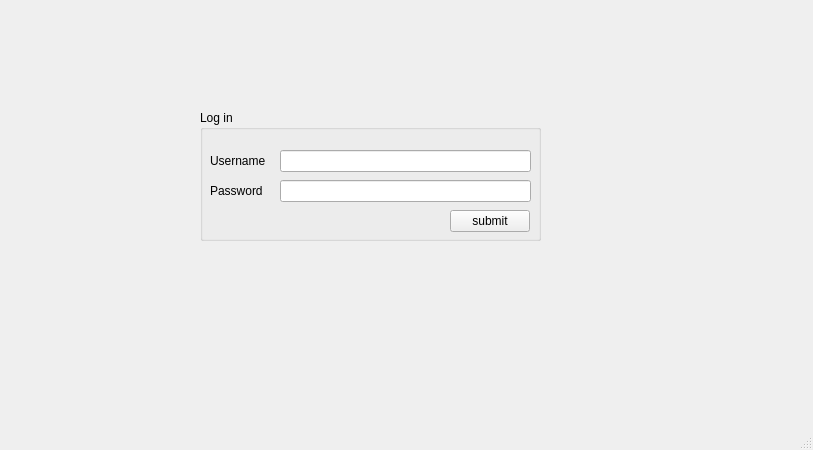
<?xml version="1.0" encoding="UTF-8"?>
<ui version="4.0">
 <class>MainWindow</class>
 <widget class="QMainWindow" name="MainWindow">
  <property name="geometry">
   <rect>
    <x>0</x>
    <y>0</y>
    <width>813</width>
    <height>450</height>
   </rect>
  </property>
  <property name="windowTitle">
   <string>MainWindow</string>
  </property>
  <widget class="QWidget" name="centralwidget">
   <widget class="QGroupBox" name="groupBox">
    <property name="geometry">
     <rect>
      <x>200</x>
      <y>110</y>
      <width>341</width>
      <height>131</height>
     </rect>
    </property>
    <property name="title">
     <string>Log in</string>
    </property>
    <widget class="QLineEdit" name="lineEdit_username">
     <property name="geometry">
      <rect>
       <x>80</x>
       <y>40</y>
       <width>251</width>
       <height>22</height>
      </rect>
     </property>
    </widget>
    <widget class="QLabel" name="label">
     <property name="geometry">
      <rect>
       <x>10</x>
       <y>40</y>
       <width>61</width>
       <height>22</height>
      </rect>
     </property>
     <property name="text">
      <string>Username</string>
     </property>
    </widget>
    <widget class="QLabel" name="label_2">
     <property name="geometry">
      <rect>
       <x>10</x>
       <y>70</y>
       <width>61</width>
       <height>22</height>
      </rect>
     </property>
     <property name="text">
      <string>Password</string>
     </property>
    </widget>
    <widget class="QLineEdit" name="lineEdit_password">
     <property name="geometry">
      <rect>
       <x>80</x>
       <y>70</y>
       <width>251</width>
       <height>22</height>
      </rect>
     </property>
    </widget>
    <widget class="QPushButton" name="pushButton">
     <property name="geometry">
      <rect>
       <x>250</x>
       <y>100</y>
       <width>80</width>
       <height>22</height>
      </rect>
     </property>
     <property name="text">
      <string>submit</string>
     </property>
    </widget>
   </widget>
  </widget>
  <widget class="QMenuBar" name="menubar">
   <property name="geometry">
    <rect>
     <x>0</x>
     <y>0</y>
     <width>813</width>
     <height>19</height>
    </rect>
   </property>
  </widget>
  <widget class="QStatusBar" name="statusbar"/>
 </widget>
 <resources/>
 <connections/>
</ui>
